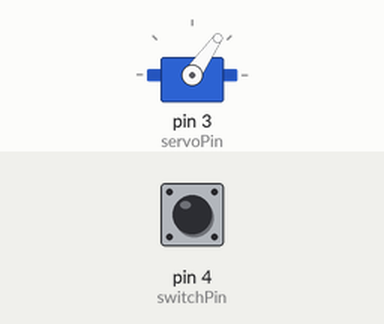
Recording of a sketch running on a simulated Arduino Uno, built with avr-gcc and run on an emulated ATmega328P. Shown: servo. The inputs (shaded band) are chosen by the test bench; at power-on: pin 4 (switchPin) HIGH. What the sketch prints to the serial monitor is not drawn.

Above: at 1.29 s.
1.3 s: pin 4 (switchPin) pulled LOW for 1 s
At 1.9 s:
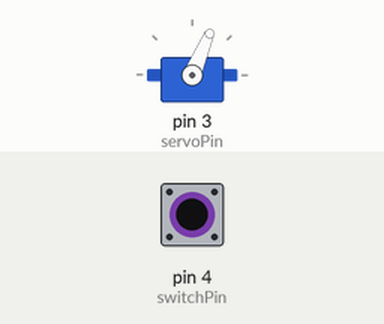
4.3 s: pin 4 (switchPin) pulled LOW for 3.2 s
At 4.46 s:
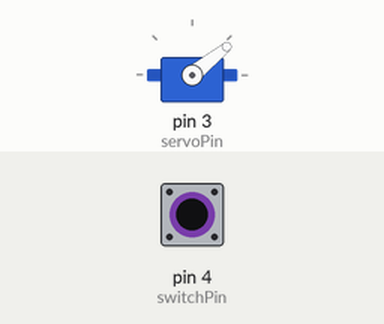
9.0 s: pin 4 (switchPin) pulled LOW for 3.2 s
At 9.53 s:
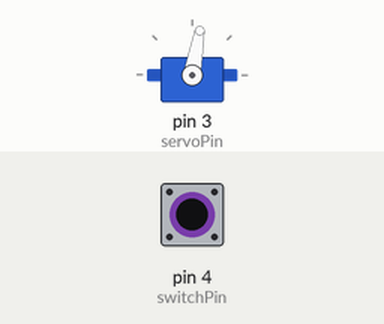
13.7 s: pin 4 (switchPin) pulled LOW for 3.2 s
18.4 s: pin 4 (switchPin) pulled LOW for 0.15 s
Timing chart, 0 to 25.5 s (numbered marks = the images above; inputs shaded):
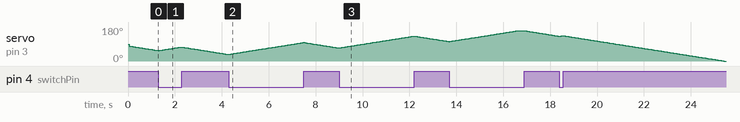

Measured:
- by itself, servo on pin 3 (servoPin): rises from 131° to 134° in 0.10 s, then falls to 0° in 6.9 s

The sketch:

Sliding_mirror_1.ino
```cpp
#include <Servo.h>
//~~~~~~~~~~~~~~~~~~~~~~~~~ can edit ~~~~~~~~~~~~~~~~~~~~~~~~~//

int servoPin    = 3;       //pin to which servo has been attached
int switchPin   = 4;       //pin to which stitch has been attached
int servo_pos_0 = 0;       //'off' position
int servo_pos_1 = 160;     //'on' position, calibrate to give slight tension on the spring to ensure repeatable position
int step_time   = 50;      //milliseconds spent on each step, determines servo move speed

//~~~~~~~~~~~~~~~~~~~~~~~~~ don't edit ~~~~~~~~~~~~~~~~~~~~~~~~~//

Servo servo;
void setup() {
  servo.attach(servoPin);
  pinMode(switchPin,INPUT_PULLUP);
  Serial.begin(115200);
}


int d_servo_position = servo_pos_1;
int c_servo_position = 80;
long unsigned int prev_time = 0;
bool stable = false;

void update_servo_position(){
  long unsigned int current_time = millis();
  if(current_time > prev_time + 50){
    prev_time = current_time;
    if(d_servo_position > c_servo_position) {
      c_servo_position = c_servo_position + 1;
      servo.write(c_servo_position);
      stable = false;
      }
    if(d_servo_position < c_servo_position) {
      c_servo_position = c_servo_position - 1;
      servo.write(c_servo_position);
      stable = false;
      }
    if(d_servo_position == c_servo_position && not stable){
      stable = true;
      Serial.println("/stable;");
    }
  }
}

// serial commands
String device = "";
String command1 = "";
int serial_part = 0;

void check_serial(){
  char rc;
  while (Serial.available()) {
   rc = Serial.read();
   if      (rc == 47)         {serial_part = 1; device = "";command1 = "";}   // '/' char
   else if (rc == 46)         {serial_part += 1;}                             // '.' char
   else if (rc == 59)         {respond(device,command1); serial_part = 0;}    // ';' char
   else if (serial_part == 1) {device   += rc;}
   else if (serial_part == 2) {command1 += rc;}
 }
}

void respond(String device,String command1) {
    if(device == "A")         {d_servo_position = servo_pos_1;}
    if(device == "B")         {d_servo_position = servo_pos_0;}
    if(device == "hello")     {Serial.println("Sliding Mirror");}
  }

int prev_switch_position  = 0;

void check_switch(){
  if(digitalRead(switchPin) != prev_switch_position) { // the switch has been moved
    prev_switch_position = digitalRead(switchPin);
    if      (d_servo_position == servo_pos_0)  {d_servo_position = servo_pos_1;}  //toggle position
    else if (d_servo_position == servo_pos_1)  {d_servo_position = servo_pos_0;}  //toggle position
  }
}

void loop() {
  update_servo_position();
  check_switch();
  check_serial();
}
```
